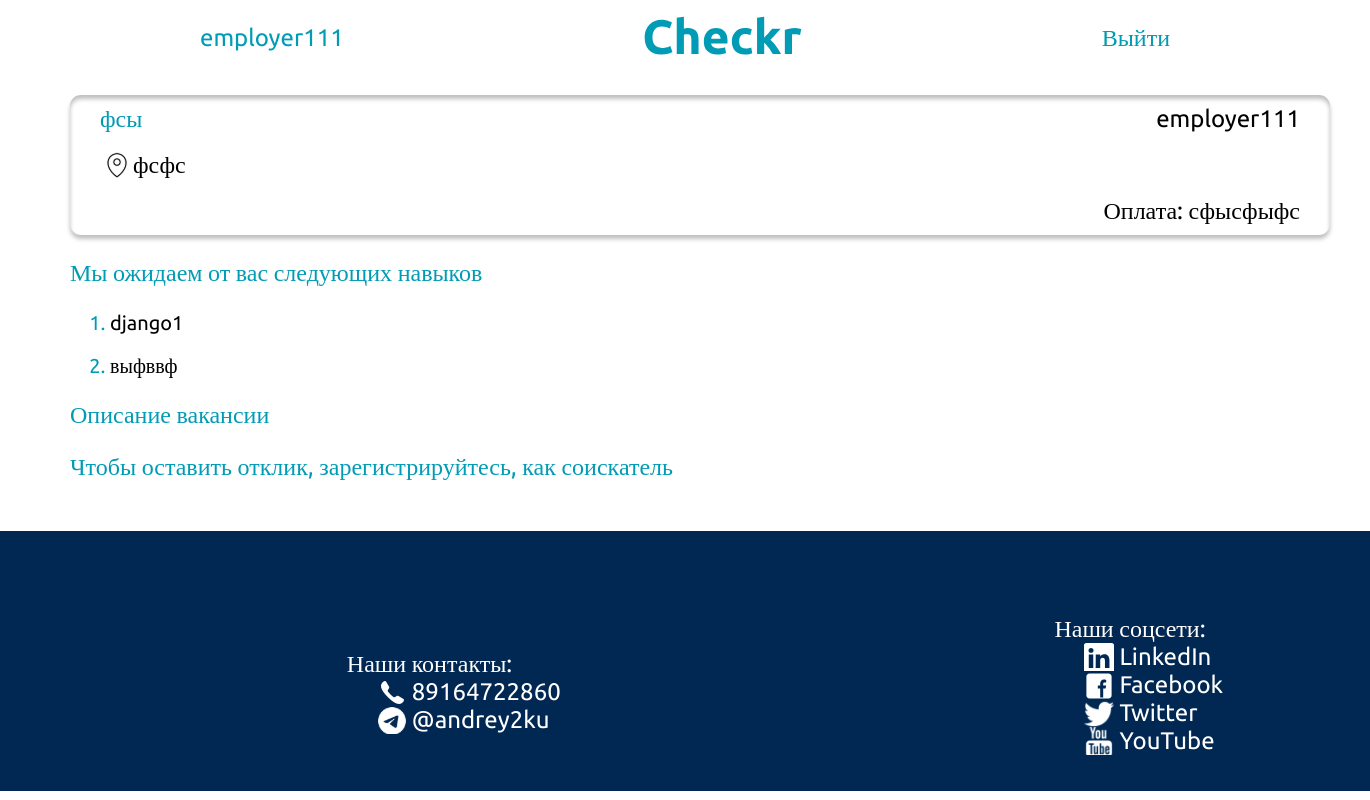
The app's page /vacancy_view/8/0 (signed in), older data.
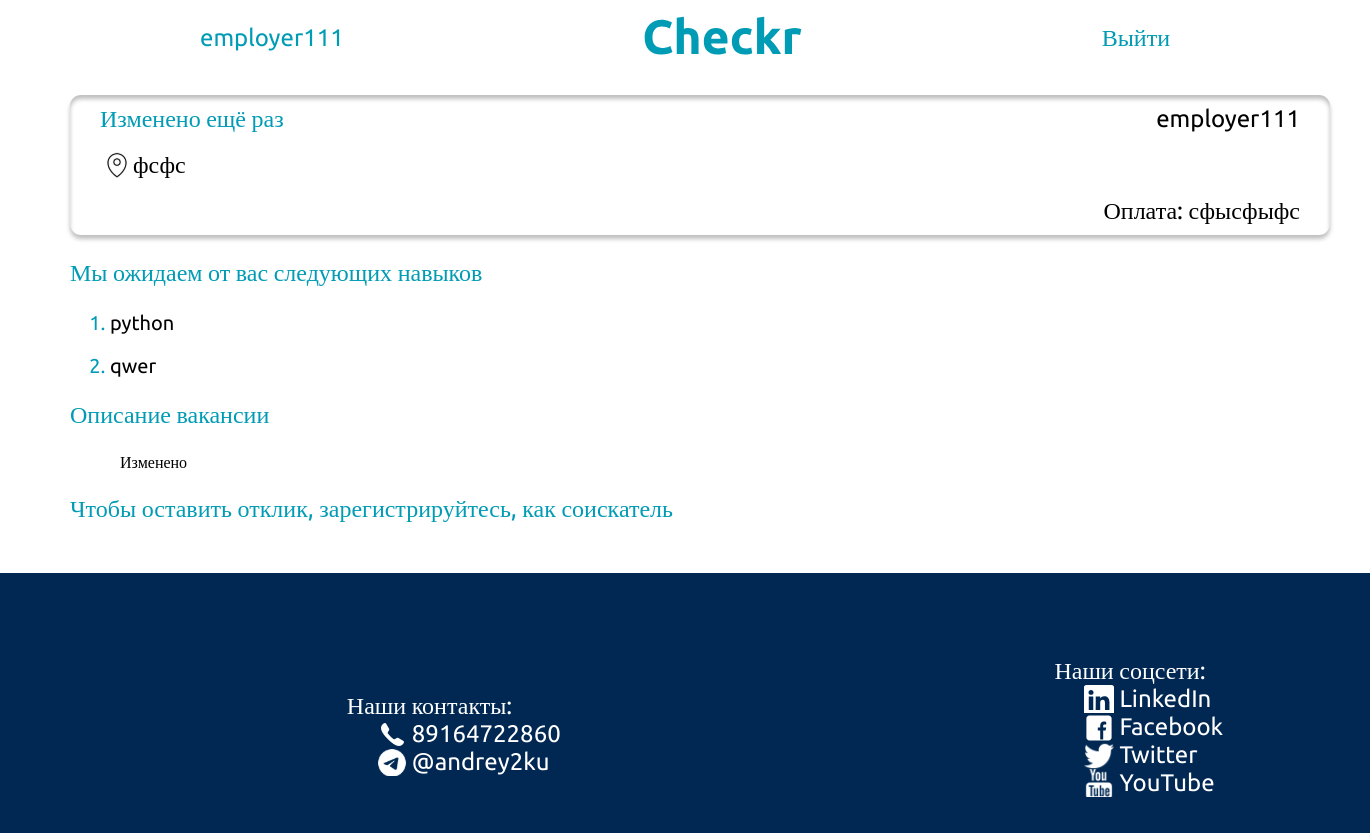
The same page, newer data.
### my_hh_app/models.py (models this page shows, shortened)
class Vacancies(models.Model):
    title = models.CharField("Title", max_length=200)
    location = models.CharField("Location", max_length=200)
    salary = models.CharField("salary", max_length=200)
    skills = models.ManyToManyField(Skills)
    author = models.ForeignKey(User, on_delete=models.SET_NULL, null=True)
    company_name = models.ForeignKey(Companies, on_delete=models.SET_NULL, null=True)
    description = models.TextField("description", default="")

class Skills(models.Model):
    skill = models.CharField("skill", max_length=200)
    is_checked = models.BooleanField("is_checked", default="False")
    def __str__(self):
        return self.skill

class Companies(models.Model):
    company_name = models.CharField("company_name", max_length=200)
    author = models.ForeignKey(User, on_delete=models.SET_NULL, default="", null=True)
    foundation_data = models.DateField("foundation_data", default=datetime.datetime.now(), null=True)
    industry = models.CharField("industry", max_length=200, default="", null=True)
    strategy_description = models.TextField("Strategy_description", default="", null=True)
    def __str__(self):
        return self.company_name

### my_hh_app/views.py (the view)
# urls.py: path("vacancy_view/<int:id>/<int:is_own>", views.vacancy_view),
@login_required
def vacancy_view(request, id, is_own):
    cure_user = request.user
    cure_user_status = UserStatus.objects.get(user=cure_user).status
    vacancy = Vacancies.objects.get(id=id)
    context = {"status":cure_user_status}
    if cure_user_status == "candidate":
        resume = Resume.objects.filter(author=cure_user)
        if request.method == "POST":
            if len(resume) == 0:
                return render(request, "my_hh_app/send_resume_pls.html")
            form = ResponsesForm(cure_user, request.POST)
            if form.is_valid():
                vacancy_form = form.save(commit=False)
                vacancy_form.vacancy_id = vacancy
                vacancy_form.resume_id = Resume.objects.get(id=request.POST["resumes"])
                vacancy_form.author_vacancy_name = vacancy.author
                vacancy_form.save()
                return(redirect("http://127.0.0.1:8000/"))
        form = ResponsesForm(cure_user)
        context["vacancy"]= vacancy
        context["form"]= form
        return render(request, "my_hh_app/vacancy_view.html", context)
    elif cure_user_status == "employer" or cure_user_status == "top_employer":
        context["vacancy"] = vacancy
        if is_own == 0:
            return render(request,"my_hh_app/vacancy_view.html", context)
        else:
            if request.method == "POST":
                Vacancies.objects.get(id=id).delete()
                return redirect("http://127.0.0.1:8000/lk/")
            return render(request, "my_hh_app/vacancy_view_employer_own.html", context)

### my_hh_app/templates/my_hh_app/vacancy_view.html (shortened to what this page needs)
<!DOCTYPE html>
<html lang="en">
<head>
</head>
<body>
{% extends 'my_hh_app/vacancy_view_base.html' %}
{% block vacancy_view_content %}
{% if status == "candidate" %}
<div class="response__background__div">
<form method="post" class="cover__letter__form">
    {% csrf_token %}
    {{form.cover_letter}}
    {{form.resumes}}
    <button class="respond__btn" type="submit"> Откликнуться </button>
      </form>
</div>
{% else %}
<p class="ol__header">Чтобы оставить отклик, зарегистрируйтесь, как соискатель</p>
{% endif %}
{% endblock %}

### my_hh_app/templates/my_hh_app/vacancy_view_base.html (shortened to what this page needs)
<!DOCTYPE html>
<html lang="en">
<head>
</head>
<body>
{% extends 'my_hh_app/base.html' %}
{% block content %}
<section class="vacancy__view__section">
    <div class="vacancies__card">
          <div class="vacancies__card__div__1">
            <a class="vacancy__name" href="/vacancy_view/{{vacancy.id}}/0">{{vacancy.title}}</a>
            <a class="company__name" href="#"> {{vacancy.company_name}}</a>
          </div>
          <div class="vacancies__card__div__2">
            <span class="vacancies__city">{{vacancy.location}}</span>
          </div>
          <div class="vacancies__card__div__3">
            <span class="salary">Оплата: {{vacancy.salary}}</span>
          </div>
        </div>
        <div class="vacancy__view__list">
          <p class="ol__header"> Мы ожидаем от вас следующих навыков</p>
          <ol class="vacancy__view__list__ol">
            {% for el in vacancy.skills.all %}
            <li><p class="vacancy__view__p">{{el}}</p></li>
            {% endfor %}
          </ol>
        </div>
        <div class="vacancy__view__list">
          <p class="ol__header"> Описание вакансии</p>
          <p class="vacancy__description__p">{{vacancy.description}}</p>
        </div>
        {% block vacancy_view_content %}
{% endblock %}
      </section>
{% endblock %}

Row changes from the older to the newer data that the page shows:
no longer on this page (row unchanged): Skills: skill "django1"
no longer on this page (row unchanged): Skills: skill "выфввф"
changed Vacancies "фсфс": title "фсы" → "Изменено ещё раз"; description (not shown) → "Изменено"
now on this page (row unchanged): Skills: skill "python"
now on this page (row unchanged): Skills: skill "qwer"
